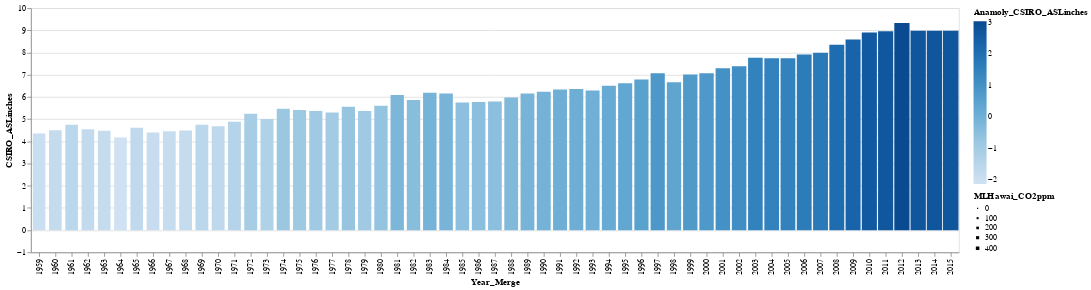

Notebook code for this chart:
### Code cell
df_merged_final

alt.Chart(df_merged_final).mark_bar().encode(
    alt.X('Year_Merge:O', scale=alt.Scale(zero=False)),
    alt.Y('CSIRO_ASLinches:Q', scale=alt.Scale(zero=False, padding=1)),
    color='Anamoly_CSIRO_ASLinches:Q',
    size='MLHawai_CO2ppm:Q'
)

### Figure 1 — Vega-Lite specification as saved in the notebook (floating-point values rounded to 4 significant figures)
{"config": {"view": {"continuousWidth": 400, "continuousHeight": 300}}, "data": {"name": "data-bec87964546378e46fc76c89abcf4b2d"}, "mark": "bar", "encoding": {"color": {"type": "quantitative", "field": "Anamoly_CSIRO_ASLinches"}, "size": {"type": "quantitative", "field": "MLHawai_CO2ppm"}, "x": {"type": "ordinal", "field": "Year_Merge", "scale": {"zero": false}}, "y": {"type": "quantitative", "field": "CSIRO_ASLinches", "scale": {"padding": 1, "zero": false}}}, "$schema": "https://vega.github.io/schema/vega-lite/v4.8.1.json", "datasets": {"data-bec87964546378e46fc76c89abcf4b2d": [{"Year_Merge": 1959, "Rnf_MM": 54.3, "Anamoly_RnfMM": -0.6888, "Tmp_Cls": 6.752, "Anamoly_TmpCls": -0.4105, "CSIRO_ASLinches": 4.358, "Anamoly_CSIRO_ASLinches": -1.939, "MLHawai_CO2ppm": 316.0, "Anamoly_CO2ppm": -35.67}, {"Year_Merge": 1960, "Rnf_MM": 52.34, "Anamoly_RnfMM": -2.641, "Tmp_Cls": 6.788, "Anamoly_TmpCls": -0.3738, "CSIRO_ASLinches": 4.504, "Anamoly_CSIRO_ASLinches": -1.793, "MLHawai_CO2ppm": 316.9, "Anamoly_CO2ppm": -34.73}, {"Year_Merge": 1961, "Rnf_MM": 56.53, "Anamoly_RnfMM": 1.543, "Tmp_Cls": 6.538, "Anamoly_TmpCls": -0.6246, "CSIRO_ASLinches": 4.748, "Anamoly_CSIRO_ASLinches": -1.549, "MLHawai_CO2ppm": 317.6, "Anamoly_CO2ppm": -34.0}, {"Year_Merge": 1962, "Rnf_MM": 51.67, "Anamoly_RnfMM": -3.312, "Tmp_Cls": 6.968, "Anamoly_TmpCls": -0.1939, "CSIRO_ASLinches": 4.543, "Anamoly_CSIRO_ASLinches": -1.754, "MLHawai_CO2ppm": 318.4, "Anamoly_CO2ppm": -33.19}, {"Year_Merge": 1963, "Rnf_MM": 48.88, "Anamoly_RnfMM": -6.1, "Tmp_Cls": 7.108, "Anamoly_TmpCls": -0.05379, "CSIRO_ASLinches": 4.48, "Anamoly_CSIRO_ASLinches": -1.817, "MLHawai_CO2ppm": 319.0, "Anamoly_CO2ppm": -32.65}, {"Year_Merge": 1964, "Rnf_MM": 53.14, "Anamoly_RnfMM": -1.84, "Tmp_Cls": 6.357, "Anamoly_TmpCls": -0.8052, "CSIRO_ASLinches": 4.169, "Anamoly_CSIRO_ASLinches": -2.128, "MLHawai_CO2ppm": 319.6, "Anamoly_CO2ppm": -32.02}, {"Year_Merge": 1965, "Rnf_MM": 54.98, "Anamoly_RnfMM": -0.007966, "Tmp_Cls": 6.562, "Anamoly_TmpCls": -0.6001, "CSIRO_ASLinches": 4.61, "Anamoly_CSIRO_ASLinches": -1.687, "MLHawai_CO2ppm": 320.0, "Anamoly_CO2ppm": -31.6}, {"Year_Merge": 1966, "Rnf_MM": 48.79, "Anamoly_RnfMM": -6.193, "Tmp_Cls": 6.357, "Anamoly_TmpCls": -0.8049, "CSIRO_ASLinches": 4.398, "Anamoly_CSIRO_ASLinches": -1.9, "MLHawai_CO2ppm": 321.4, "Anamoly_CO2ppm": -30.26}, {"Year_Merge": 1967, "Rnf_MM": 54.02, "Anamoly_RnfMM": -0.961, "Tmp_Cls": 6.916, "Anamoly_TmpCls": -0.2466, "CSIRO_ASLinches": 4.453, "Anamoly_CSIRO_ASLinches": -1.844, "MLHawai_CO2ppm": 322.2, "Anamoly_CO2ppm": -29.48}, {"Year_Merge": 1968, "Rnf_MM": 52.78, "Anamoly_RnfMM": -2.208, "Tmp_Cls": 6.543, "Anamoly_TmpCls": -0.6193, "CSIRO_ASLinches": 4.484, "Anamoly_CSIRO_ASLinches": -1.813, "MLHawai_CO2ppm": 323.0, "Anamoly_CO2ppm": -28.6}, {"Year_Merge": 1969, "Rnf_MM": 52.82, "Anamoly_RnfMM": -2.168, "Tmp_Cls": 6.816, "Anamoly_TmpCls": -0.3459, "CSIRO_ASLinches": 4.752, "Anamoly_CSIRO_ASLinches": -1.545, "MLHawai_CO2ppm": 324.6, "Anamoly_CO2ppm": -27.02}, {"Year_Merge": 1970, "Rnf_MM": 52.84, "Anamoly_RnfMM": -2.149, "Tmp_Cls": 6.707, "Anamoly_TmpCls": -0.4553, "CSIRO_ASLinches": 4.677, "Anamoly_CSIRO_ASLinches": -1.62, "MLHawai_CO2ppm": 325.7, "Anamoly_CO2ppm": -25.96}, {"Year_Merge": 1971, "Rnf_MM": 54.01, "Anamoly_RnfMM": -0.9782, "Tmp_Cls": 6.316, "Anamoly_TmpCls": -0.8466, "CSIRO_ASLinches": 4.882, "Anamoly_CSIRO_ASLinches": -1.415, "MLHawai_CO2ppm": 326.3, "Anamoly_CO2ppm": -25.32}, {"Year_Merge": 1972, "Rnf_MM": 55.37, "Anamoly_RnfMM": 0.3863, "Tmp_Cls": 6.309, "Anamoly_TmpCls": -0.8527, "CSIRO_ASLinches": 5.24, "Anamoly_CSIRO_ASLinches": -1.057, "MLHawai_CO2ppm": 327.4, "Anamoly_CO2ppm": -24.19}, {"Year_Merge": 1973, "Rnf_MM": 60.52, "Anamoly_RnfMM": 5.536, "Tmp_Cls": 6.888, "Anamoly_TmpCls": -0.2746, "CSIRO_ASLinches": 5.004, "Anamoly_CSIRO_ASLinches": -1.293, "MLHawai_CO2ppm": 329.7, "Anamoly_CO2ppm": -21.96}, {"Year_Merge": 1974, "Rnf_MM": 53.78, "Anamoly_RnfMM": -1.21, "Tmp_Cls": 6.714, "Anamoly_TmpCls": -0.4485, "CSIRO_ASLinches": 5.472, "Anamoly_CSIRO_ASLinches": -0.8248, "MLHawai_CO2ppm": 330.2, "Anamoly_CO2ppm": -21.46}, {"Year_Merge": 1975, "Rnf_MM": 57.85, "Anamoly_RnfMM": 2.86, "Tmp_Cls": 6.302, "Anamoly_TmpCls": -0.8597, "CSIRO_ASLinches": 5.409, "Anamoly_CSIRO_ASLinches": -0.8878, "MLHawai_CO2ppm": 331.1, "Anamoly_CO2ppm": -20.56}, {"Year_Merge": 1976, "Rnf_MM": 47.51, "Anamoly_RnfMM": -7.474, "Tmp_Cls": 6.65, "Anamoly_TmpCls": -0.512, "CSIRO_ASLinches": 5.37, "Anamoly_CSIRO_ASLinches": -0.9271, "MLHawai_CO2ppm": 332.1, "Anamoly_CO2ppm": -19.59}, {"Year_Merge": 1977, "Rnf_MM": 54.33, "Anamoly_RnfMM": -0.6563, "Tmp_Cls": 7.309, "Anamoly_TmpCls": 0.1469, "CSIRO_ASLinches": 5.303, "Anamoly_CSIRO_ASLinches": -0.9941, "MLHawai_CO2ppm": 333.8, "Anamoly_CO2ppm": -17.86}, {"Year_Merge": 1978, "Rnf_MM": 53.98, "Anamoly_RnfMM": -1.008, "Tmp_Cls": 6.928, "Anamoly_TmpCls": -0.2342, "CSIRO_ASLinches": 5.555, "Anamoly_CSIRO_ASLinches": -0.7421, "MLHawai_CO2ppm": 335.4, "Anamoly_CO2ppm": -16.23}, {"Year_Merge": 1979, "Rnf_MM": 58.36, "Anamoly_RnfMM": 3.37, "Tmp_Cls": 6.689, "Anamoly_TmpCls": -0.4732, "CSIRO_ASLinches": 5.362, "Anamoly_CSIRO_ASLinches": -0.935, "MLHawai_CO2ppm": 336.8, "Anamoly_CO2ppm": -14.86}, {"Year_Merge": 1980, "Rnf_MM": 51.57, "Anamoly_RnfMM": -3.414, "Tmp_Cls": 7.156, "Anamoly_TmpCls": -0.006148, "CSIRO_ASLinches": 5.598, "Anamoly_CSIRO_ASLinches": -0.6988, "MLHawai_CO2ppm": 338.7, "Anamoly_CO2ppm": -12.96}, {"Year_Merge": 1981, "Rnf_MM": 54.8, "Anamoly_RnfMM": -0.1876, "Tmp_Cls": 7.861, "Anamoly_TmpCls": 0.6986, "CSIRO_ASLinches": 6.087, "Anamoly_CSIRO_ASLinches": -0.2106, "MLHawai_CO2ppm": 340.1, "Anamoly_CO2ppm": -11.54}, {"Year_Merge": 1982, "Rnf_MM": 60.98, "Anamoly_RnfMM": 5.991, "Tmp_Cls": 6.478, "Anamoly_TmpCls": -0.6837, "CSIRO_ASLinches": 5.858, "Anamoly_CSIRO_ASLinches": -0.4389, "MLHawai_CO2ppm": 341.4, "Anamoly_CO2ppm": -10.2}, {"Year_Merge": 1983, "Rnf_MM": 60.6, "Anamoly_RnfMM": 5.612, "Tmp_Cls": 6.971, "Anamoly_TmpCls": -0.191, "CSIRO_ASLinches": 6.189, "Anamoly_CSIRO_ASLinches": -0.1082, "MLHawai_CO2ppm": 343.0, "Anamoly_CO2ppm": -8.607}, {"Year_Merge": 1984, "Rnf_MM": 55.44, "Anamoly_RnfMM": 0.4597, "Tmp_Cls": 6.77, "Anamoly_TmpCls": -0.392, "CSIRO_ASLinches": 6.154, "Anamoly_CSIRO_ASLinches": -0.1437, "MLHawai_CO2ppm": 344.6, "Anamoly_CO2ppm": -7.057}, {"Year_Merge": 1985, "Rnf_MM": 55.14, "Anamoly_RnfMM": 0.152, "Tmp_Cls": 6.578, "Anamoly_TmpCls": -0.5837, "CSIRO_ASLinches": 5.748, "Anamoly_CSIRO_ASLinches": -0.5492, "MLHawai_CO2ppm": 346.0, "Anamoly_CO2ppm": -5.597}, {"Year_Merge": 1986, "Rnf_MM": 56.68, "Anamoly_RnfMM": 1.699, "Tmp_Cls": 7.542, "Anamoly_TmpCls": 0.3797, "CSIRO_ASLinches": 5.772, "Anamoly_CSIRO_ASLinches": -0.5256, "MLHawai_CO2ppm": 347.4, "Anamoly_CO2ppm": -4.247}, {"Year_Merge": 1987, "Rnf_MM": 52.63, "Anamoly_RnfMM": -2.354, "Tmp_Cls": 7.718, "Anamoly_TmpCls": 0.556, "CSIRO_ASLinches": 5.795, "Anamoly_CSIRO_ASLinches": -0.5019, "MLHawai_CO2ppm": 349.2, "Anamoly_CO2ppm": -2.477}, {"Year_Merge": 1988, "Rnf_MM": 47.88, "Anamoly_RnfMM": -7.108, "Tmp_Cls": 7.334, "Anamoly_TmpCls": 0.1723, "CSIRO_ASLinches": 5.98, "Anamoly_CSIRO_ASLinches": -0.3169, "MLHawai_CO2ppm": 351.6, "Anamoly_CO2ppm": -0.07719}, {"Year_Merge": 1989, "Rnf_MM": 54.38, "Anamoly_RnfMM": -0.6059, "Tmp_Cls": 6.853, "Anamoly_TmpCls": -0.3093, "CSIRO_ASLinches": 6.157, "Anamoly_CSIRO_ASLinches": -0.1397, "MLHawai_CO2ppm": 353.1, "Anamoly_CO2ppm": 1.433}, {"Year_Merge": 1990, "Rnf_MM": 59.24, "Anamoly_RnfMM": 4.254, "Tmp_Cls": 7.451, "Anamoly_TmpCls": 0.2891, "CSIRO_ASLinches": 6.232, "Anamoly_CSIRO_ASLinches": -0.06493, "MLHawai_CO2ppm": 354.4, "Anamoly_CO2ppm": 2.713}, {"Year_Merge": 1991, "Rnf_MM": 56.85, "Anamoly_RnfMM": 1.863, "Tmp_Cls": 7.566, "Anamoly_TmpCls": 0.4037, "CSIRO_ASLinches": 6.335, "Anamoly_CSIRO_ASLinches": 0.03744, "MLHawai_CO2ppm": 355.6, "Anamoly_CO2ppm": 3.933}, {"Year_Merge": 1992, "Rnf_MM": 56.48, "Anamoly_RnfMM": 1.499, "Tmp_Cls": 7.069, "Anamoly_TmpCls": -0.09295, "CSIRO_ASLinches": 6.358, "Anamoly_CSIRO_ASLinches": 0.06106, "MLHawai_CO2ppm": 356.4, "Anamoly_CO2ppm": 4.743}, {"Year_Merge": 1993, "Rnf_MM": 58.93, "Anamoly_RnfMM": 3.948, "Tmp_Cls": 7.096, "Anamoly_TmpCls": -0.06578, "CSIRO_ASLinches": 6.291, "Anamoly_CSIRO_ASLinches": -0.005871, "MLHawai_CO2ppm": 357.1, "Anamoly_CO2ppm": 5.433}, {"Year_Merge": 1994, "Rnf_MM": 55.55, "Anamoly_RnfMM": 0.5642, "Tmp_Cls": 7.377, "Anamoly_TmpCls": 0.2148, "CSIRO_ASLinches": 6.5, "Anamoly_CSIRO_ASLinches": 0.2028, "MLHawai_CO2ppm": 358.8, "Anamoly_CO2ppm": 7.183}, {"Year_Merge": 1995, "Rnf_MM": 56.57, "Anamoly_RnfMM": 1.586, "Tmp_Cls": 7.484, "Anamoly_TmpCls": 0.3218, "CSIRO_ASLinches": 6.618, "Anamoly_CSIRO_ASLinches": 0.3209, "MLHawai_CO2ppm": 360.8, "Anamoly_CO2ppm": 9.163}, {"Year_Merge": 1996, "Rnf_MM": 58.43, "Anamoly_RnfMM": 3.441, "Tmp_Cls": 6.731, "Anamoly_TmpCls": -0.4315, "CSIRO_ASLinches": 6.787, "Anamoly_CSIRO_ASLinches": 0.4902, "MLHawai_CO2ppm": 362.6, "Anamoly_CO2ppm": 10.95}, {"Year_Merge": 1997, "Rnf_MM": 55.71, "Anamoly_RnfMM": 0.7273, "Tmp_Cls": 7.091, "Anamoly_TmpCls": -0.07145, "CSIRO_ASLinches": 7.067, "Anamoly_CSIRO_ASLinches": 0.7697, "MLHawai_CO2ppm": 363.7, "Anamoly_CO2ppm": 12.07}, {"Year_Merge": 1998, "Rnf_MM": 59.98, "Anamoly_RnfMM": 4.991, "Tmp_Cls": 8.098, "Anamoly_TmpCls": 0.9355, "CSIRO_ASLinches": 6.665, "Anamoly_CSIRO_ASLinches": 0.3681, "MLHawai_CO2ppm": 366.6, "Anamoly_CO2ppm": 15.01}, {"Year_Merge": 1999, "Rnf_MM": 51.96, "Anamoly_RnfMM": -3.029, "Tmp_Cls": 7.287, "Anamoly_TmpCls": 0.1244, "CSIRO_ASLinches": 7.012, "Anamoly_CSIRO_ASLinches": 0.7146, "MLHawai_CO2ppm": 368.3, "Anamoly_CO2ppm": 16.69}, {"Year_Merge": 2000, "Rnf_MM": 52.33, "Anamoly_RnfMM": -2.657, "Tmp_Cls": 7.496, "Anamoly_TmpCls": 0.3342, "CSIRO_ASLinches": 7.063, "Anamoly_CSIRO_ASLinches": 0.7658, "MLHawai_CO2ppm": 369.5, "Anamoly_CO2ppm": 17.88}, {"Year_Merge": 2001, "Rnf_MM": 52.54, "Anamoly_RnfMM": -2.448, "Tmp_Cls": 7.633, "Anamoly_TmpCls": 0.4711, "CSIRO_ASLinches": 7.287, "Anamoly_CSIRO_ASLinches": 0.9902, "MLHawai_CO2ppm": 371.1, "Anamoly_CO2ppm": 19.49}, {"Year_Merge": 2002, "Rnf_MM": 52.22, "Anamoly_RnfMM": -2.761, "Tmp_Cls": 7.795, "Anamoly_TmpCls": 0.6328, "CSIRO_ASLinches": 7.382, "Anamoly_CSIRO_ASLinches": 1.085, "MLHawai_CO2ppm": 373.2, "Anamoly_CO2ppm": 21.58}, {"Year_Merge": 2003, "Rnf_MM": 54.82, "Anamoly_RnfMM": -0.1645, "Tmp_Cls": 7.73, "Anamoly_TmpCls": 0.5677, "CSIRO_ASLinches": 7.76, "Anamoly_CSIRO_ASLinches": 1.463, "MLHawai_CO2ppm": 375.8, "Anamoly_CO2ppm": 24.13}, {"Year_Merge": 2004, "Rnf_MM": 58.26, "Anamoly_RnfMM": 3.275, "Tmp_Cls": 7.714, "Anamoly_TmpCls": 0.5514, "CSIRO_ASLinches": 7.74, "Anamoly_CSIRO_ASLinches": 1.443, "MLHawai_CO2ppm": 377.5, "Anamoly_CO2ppm": 25.85}, {"Year_Merge": 2005, "Rnf_MM": 54.75, "Anamoly_RnfMM": -0.2321, "Tmp_Cls": 7.931, "Anamoly_TmpCls": 0.7689, "CSIRO_ASLinches": 7.744, "Anamoly_CSIRO_ASLinches": 1.447, "MLHawai_CO2ppm": 379.8, "Anamoly_CO2ppm": 28.16}, {"Year_Merge": 2006, "Rnf_MM": 53.84, "Anamoly_RnfMM": -1.14, "Tmp_Cls": 7.972, "Anamoly_TmpCls": 0.8096, "CSIRO_ASLinches": 7.917, "Anamoly_CSIRO_ASLinches": 1.62, "MLHawai_CO2ppm": 381.9, "Anamoly_CO2ppm": 30.26}, {"Year_Merge": 2007, "Rnf_MM": 51.98, "Anamoly_RnfMM": -3.001, "Tmp_Cls": 7.879, "Anamoly_TmpCls": 0.7173, "CSIRO_ASLinches": 7.996, "Anamoly_CSIRO_ASLinches": 1.699, "MLHawai_CO2ppm": 383.8, "Anamoly_CO2ppm": 32.12}, {"Year_Merge": 2008, "Rnf_MM": 55.85, "Anamoly_RnfMM": 0.8619, "Tmp_Cls": 6.99, "Anamoly_TmpCls": -0.1719, "CSIRO_ASLinches": 8.35, "Anamoly_CSIRO_ASLinches": 2.053, "MLHawai_CO2ppm": 385.6, "Anamoly_CO2ppm": 33.95}, {"Year_Merge": 2009, "Rnf_MM": 56.33, "Anamoly_RnfMM": 1.343, "Tmp_Cls": 7.167, "Anamoly_TmpCls": 0.005276, "CSIRO_ASLinches": 8.587, "Anamoly_CSIRO_ASLinches": 2.289, "MLHawai_CO2ppm": 387.4, "Anamoly_CO2ppm": 35.73}, {"Year_Merge": 2010, "Rnf_MM": 55.44, "Anamoly_RnfMM": 0.4514, "Tmp_Cls": 7.591, "Anamoly_TmpCls": 0.4292, "CSIRO_ASLinches": 8.902, "Anamoly_CSIRO_ASLinches": 2.604, "MLHawai_CO2ppm": 389.9, "Anamoly_CO2ppm": 38.21}, {"Year_Merge": 2011, "Rnf_MM": 56.06, "Anamoly_RnfMM": 1.079, "Tmp_Cls": 7.548, "Anamoly_TmpCls": 0.386, "CSIRO_ASLinches": 8.965, "Anamoly_CSIRO_ASLinches": 2.667, "MLHawai_CO2ppm": 391.6, "Anamoly_CO2ppm": 39.99}, {"Year_Merge": 2012, "Rnf_MM": 52.16, "Anamoly_RnfMM": -2.829, "Tmp_Cls": 8.174, "Anamoly_TmpCls": 1.012, "CSIRO_ASLinches": 9.327, "Anamoly_CSIRO_ASLinches": 3.03, "MLHawai_CO2ppm": 393.8, "Anamoly_CO2ppm": 42.18}, {"Year_Merge": 2013, "Rnf_MM": 58.49, "Anamoly_RnfMM": 3.506, "Tmp_Cls": 7.329, "Anamoly_TmpCls": 0.1673, "CSIRO_ASLinches": 8.98, "Anamoly_CSIRO_ASLinches": 2.683, "MLHawai_CO2ppm": 396.5, "Anamoly_CO2ppm": 44.84}, {"Year_Merge": 2014, "Rnf_MM": 57.03, "Anamoly_RnfMM": 2.047, "Tmp_Cls": 7.782, "Anamoly_TmpCls": 0.6203, "CSIRO_ASLinches": 8.98, "Anamoly_CSIRO_ASLinches": 2.683, "MLHawai_CO2ppm": 398.6, "Anamoly_CO2ppm": 46.97}, {"Year_Merge": 2015, "Rnf_MM": 63.47, "Anamoly_RnfMM": 8.481, "Tmp_Cls": 8.481, "Anamoly_TmpCls": 1.319, "CSIRO_ASLinches": 8.98, "Anamoly_CSIRO_ASLinches": 2.683, "MLHawai_CO2ppm": 400.8, "Anamoly_CO2ppm": 49.19}]}}
